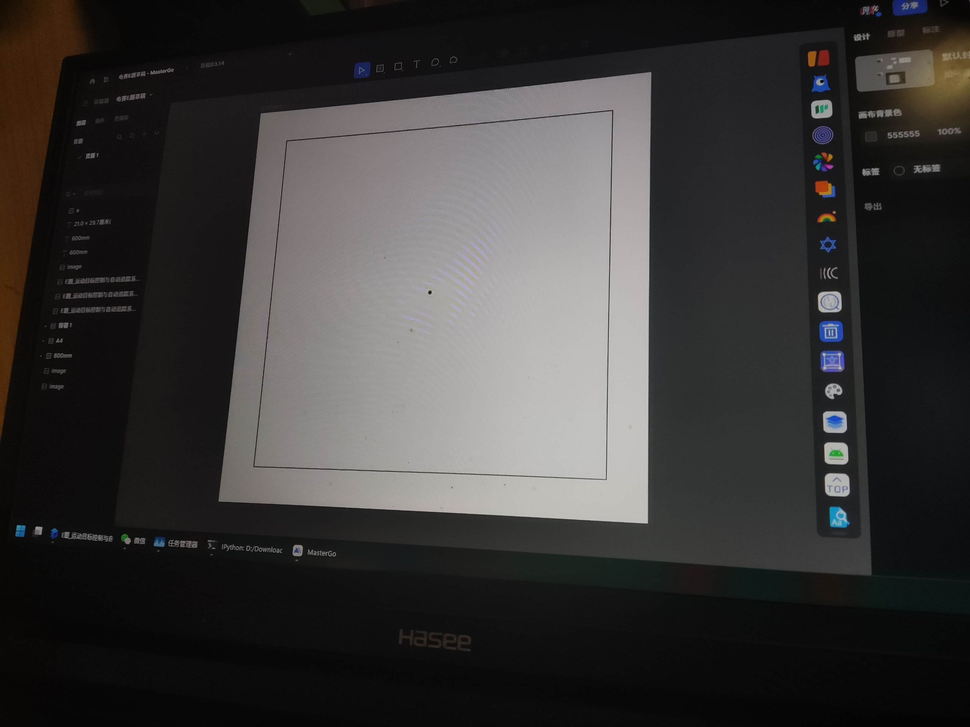
#> input picture 3.png, 970 x 727 px, shrunk from 2560 x 1920 before the run
$ python '描线.py'
#> lines starting #> are read from the running program, lines starting #| are printed output that depends on the picture; after the words box and inside, x2 and y2 are one past the last pixel; in counts of white or black regions, pixels touching at a corner belong together; long printed decimals are rounded
import cv2
import numpy as np

def detect_target_rectangle(image_path):#检测目标矩形
#> called with image_path = '3.png'
    image = cv2.imread(image_path)
#> image is the input picture: shape (727, 970, 3); mean B, G, R 55.5, 56.1, 57.7
    gray = cv2.cvtColor(image, cv2.COLOR_BGR2GRAY)#转换为灰度图
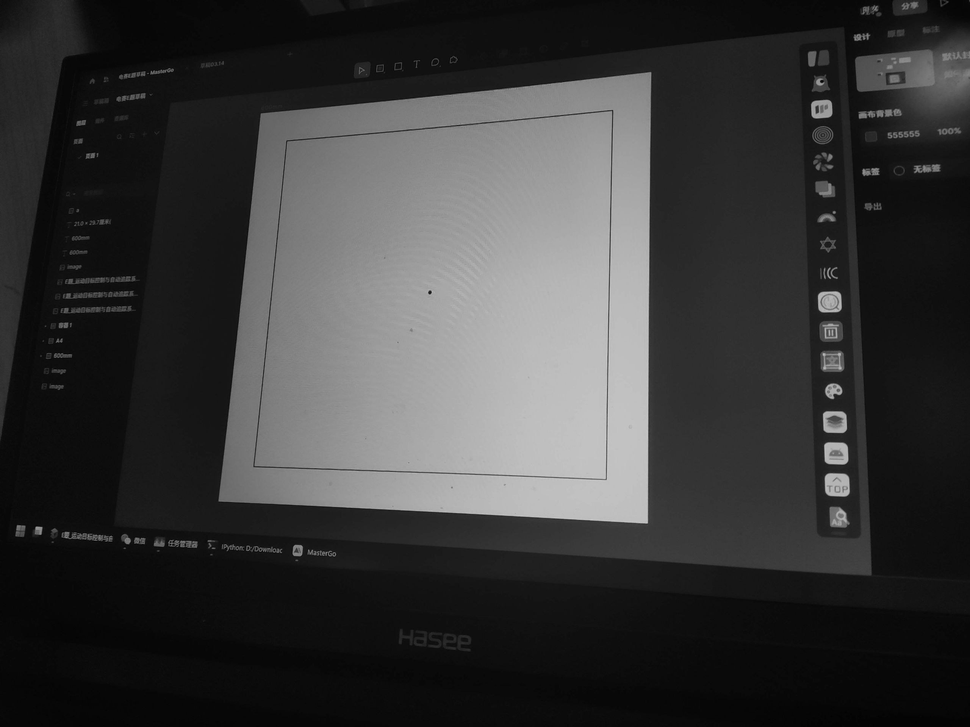
#> gray: shape (727, 970); min 0, max 208, mean 56.5
    blur = cv2.GaussianBlur(gray, (5, 5), 0)#高斯模糊
    edges = cv2.Canny(blur, 50, 150, apertureSize=3)#边缘检测
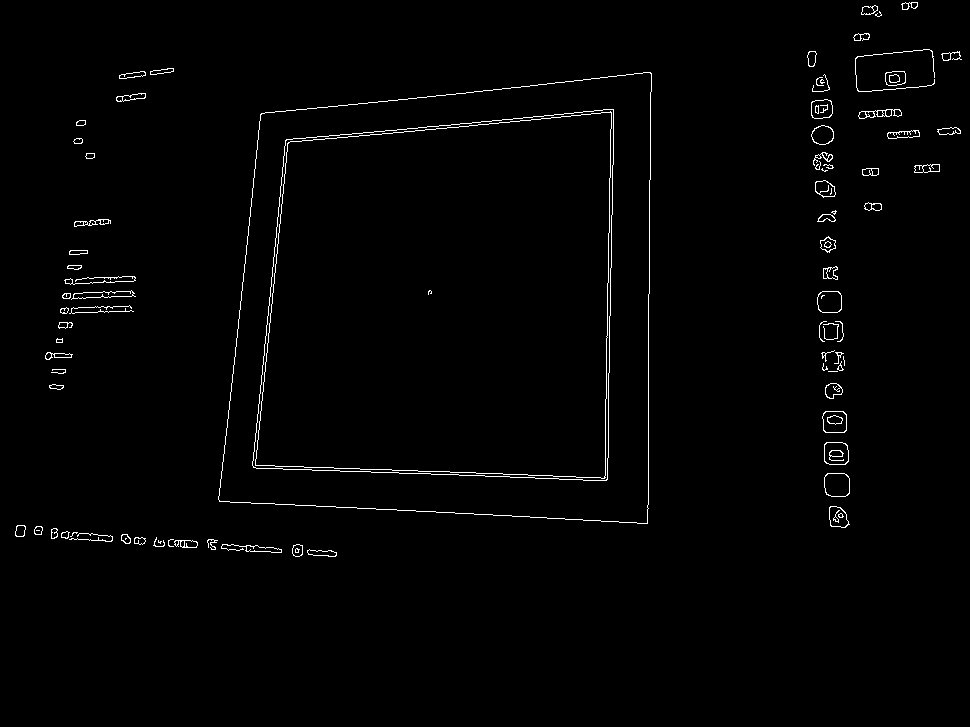
#> edges: shape (727, 970); 1.3% white in thin lines or dots, all inside (x1, y1, x2, y2) = (15, 2, 962, 557)
    contours, _ = cv2.findContours(edges.copy(), cv2.RETR_EXTERNAL, cv2.CHAIN_APPROX_SIMPLE)#寻找轮廓
#> contours = 79 contours, 26 with area under 20; largest, box (x1, y1, x2, y2) and area: (218, 72, 652, 524) 171056, (824, 473, 850, 497) 536, (824, 442, 849, 465) 501, (822, 411, 847, 433) 476, (817, 291, 842, 313) 469

    target_rectangle = None # 目标矩形
    min_distance = float('inf')#最小距离
    image_center = (image.shape[1] // 2, image.shape[0] // 2)#图像中心
#> image_center = (485, 363)
    for contour in contours:#遍历轮廓
        perimeter = cv2.arcLength(contour, True)#周长
        approx = cv2.approxPolyDP(contour, 0.02 * perimeter, True)#逼近
        if len(approx) == 4 and cv2.contourArea(approx) > 1000:#判断是否是矩形
            M = cv2.moments(approx)#计算矩形中心
            cx = int(M["m10"] / M["m00"])
            cy = int(M["m01"] / M["m00"])
            distance = np.sqrt((cx - image_center[0]) ** 2 + (cy - image_center[1]) ** 2)#计算距离
            if distance < min_distance:#   判断是否是最近的矩形
                min_distance = distance# 更新最小距离和矩形
                print(distance)
                target_rectangle = approx# 更新目标矩形
#> this loop made 79 passes
#> (perimeter, cx, cy, distance, min_distance, target_rectangle) on pass 69: (1703.2, 449, 305, 68.26, 68.26, [[651, 73], [261, 113], [219, 501], [647, 523]])
#> perimeter on passes 1, 2, 4, 5, 6, 7: 68.97, 39.9, 70.04, 11.66, 81.94, 30.49
#| 68.264
#> after the loop, min_distance = 68.26

    if target_rectangle is not None: # 如果找到了目标矩形
        cv2.drawContours(image, [target_rectangle], -1, (0, 255, 0), 2)#绘制目标矩形
        M = cv2.moments(target_rectangle)#计算矩形中心
#> M = moments, m00 171164, centre m10/m00, m01/m00 = (449.4, 305.9)
        cx = int(M["m10"] / M["m00"])
        cy = int(M["m01"] / M["m00"])
        cv2.circle(image, (cx, cy), 5, (0, 0, 255), -1)
#> image: shape (727, 970, 3); mean B, G, R 54.8, 57.3, 57.1
        cv2.putText(image, f'({cx}, {cy})', (cx + 10, cy + 10), cv2.FONT_HERSHEY_SIMPLEX, 0.5, (0, 0, 255), 2)#绘制矩形中心
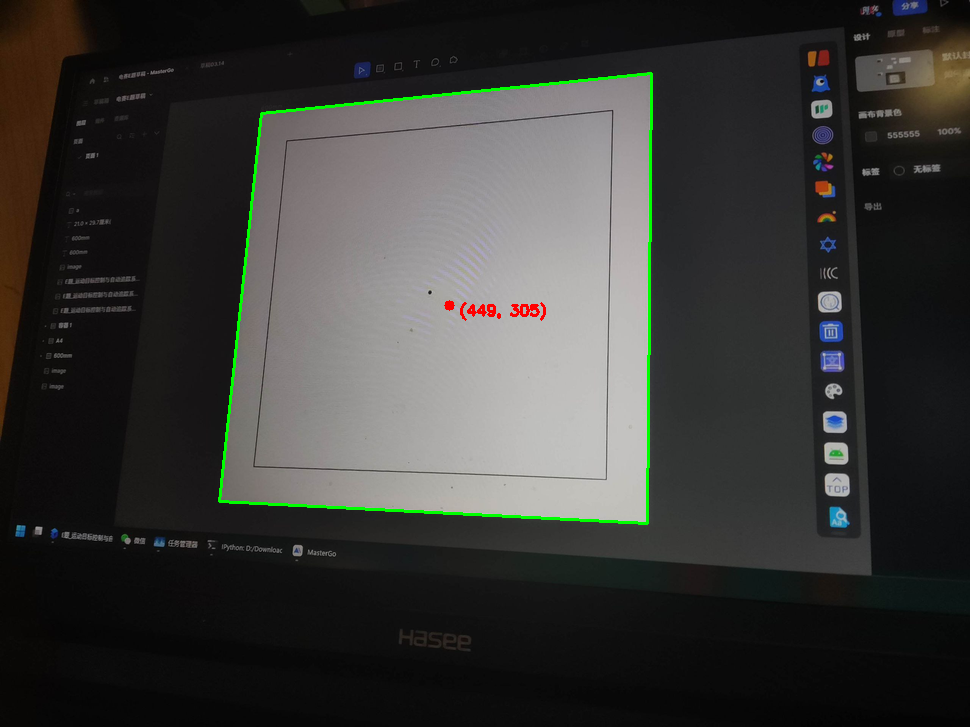
#> image: shape (727, 970, 3); mean B, G, R 54.7, 57.1, 57.2
        print(1)
        for point in target_rectangle:#绘制矩形四个点
            x, y = point[0]
            cv2.circle(image, (x, y), 5, (255, 0, 0), -1)
            cv2.putText(image, f'({x}, {y})', (x + 10, y + 10), cv2.FONT_HERSHEY_SIMPLEX, 0.5, (255, 0, 0), 2)
#> this loop made 4 passes
#> (x, y) on passes 1 to 4: (651, 73), (261, 113), (219, 501), (647, 523)
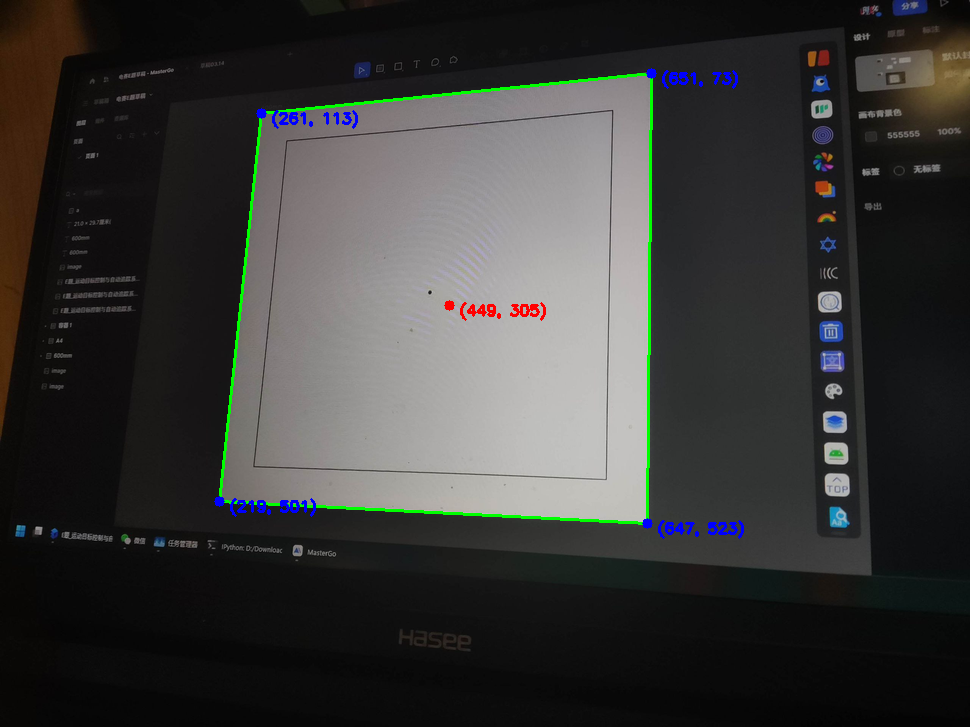
#> image: shape (727, 970, 3); 0.35% of pixels changed, all inside (x1, y1, x2, y2) = (214, 68, 744, 539)

    return image

image_path = '3.png'
result_image = detect_target_rectangle(image_path)
cv2.namedWindow('Result1', cv2.WINDOW_NORMAL)
cv2.imshow('Result1', result_image)
cv2.waitKey(0)
cv2.destroyAllWindows()

$ run again, with 1.png copied over 3.png
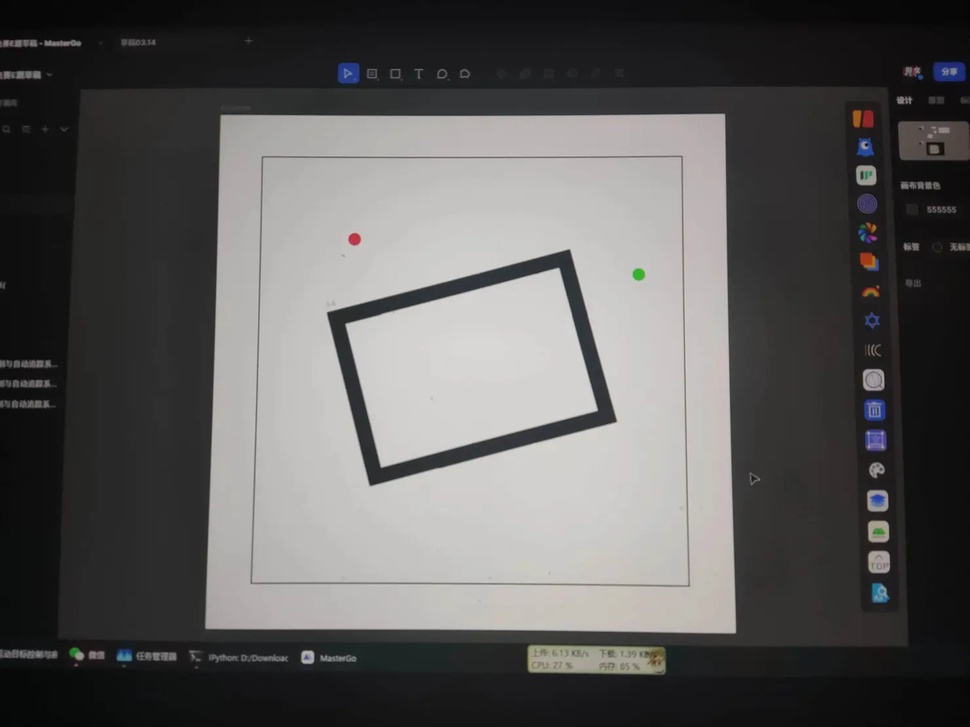
#> input picture 1.png, 970 x 727 px, shrunk from 4000 x 3000 before the run
#> in detect_target_rectangle, image is the input picture: shape (727, 970, 3); mean B, G, R 90.5, 91, 92.3
#> in detect_target_rectangle, `edges = cv2.Canny(blur, 50, 150, apertureSize=3)#边缘检测`:
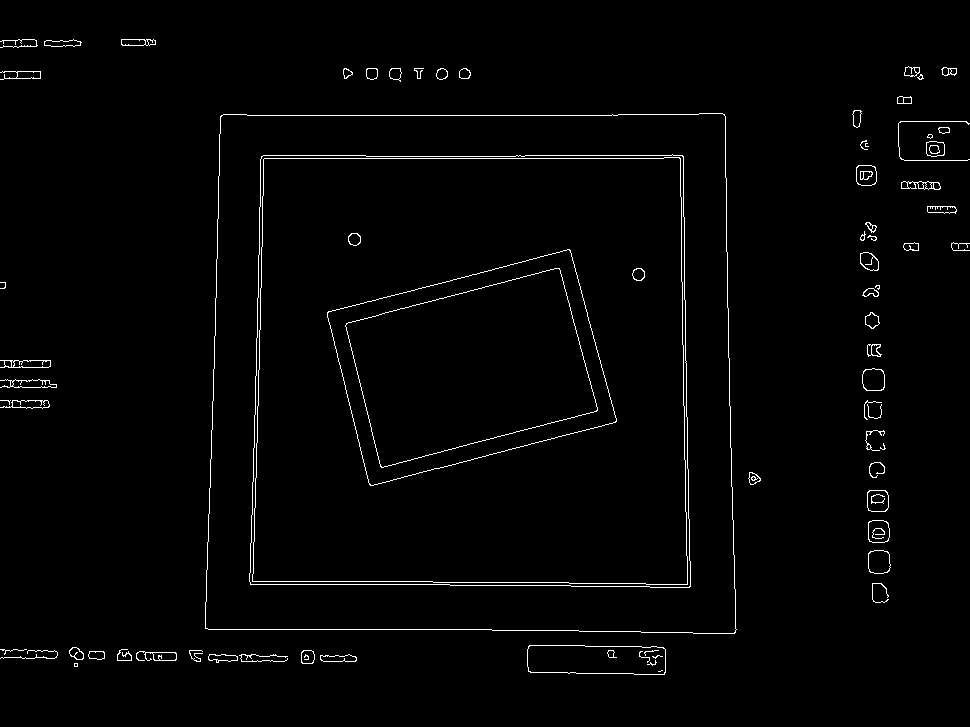
#> edges: shape (727, 970); 1.6% white in thin lines or dots, all inside (x1, y1, x2, y2) = (0, 39, 970, 675)
#> contours = 64 contours, 23 with area under 20; largest, box (x1, y1, x2, y2) and area: (205, 113, 737, 634) 266099, (527, 645, 666, 675) 3736, (868, 550, 891, 574) 453, (862, 368, 885, 391) 437, (868, 520, 890, 543) 430
#> the loop in detect_target_rectangle, `for contour in contours:#遍历轮廓` made 64 passes
#> (perimeter, cx, cy, distance, min_distance, target_rectangle) on passes 13, 49: (329.2, 597, 659, 316.5, 316.5, [[527, 649], [530, 672], [665, 672], [663, 647]]), (2081.4, 471, 374, 17.8, 17.8, [[724, 114], [221, 115], [205, 628], [734, 633]])
#> (printed output is left out)
#> after the loop in detect_target_rectangle, `for contour in contours:#遍历轮廓`: min_distance = 17.8
#> M = moments, m00 266262, centre m10/m00, m01/m00 = (471.5, 374.7)
#> the loop in detect_target_rectangle, `for point in target_rectangle:#绘制矩形四个点` made 4 passes
#> (x, y) on passes 1 to 4: (724, 114), (221, 115), (205, 628), (734, 633)
#> after the loop in detect_target_rectangle, `for point in target_rectangle:#绘制矩形四个点`:
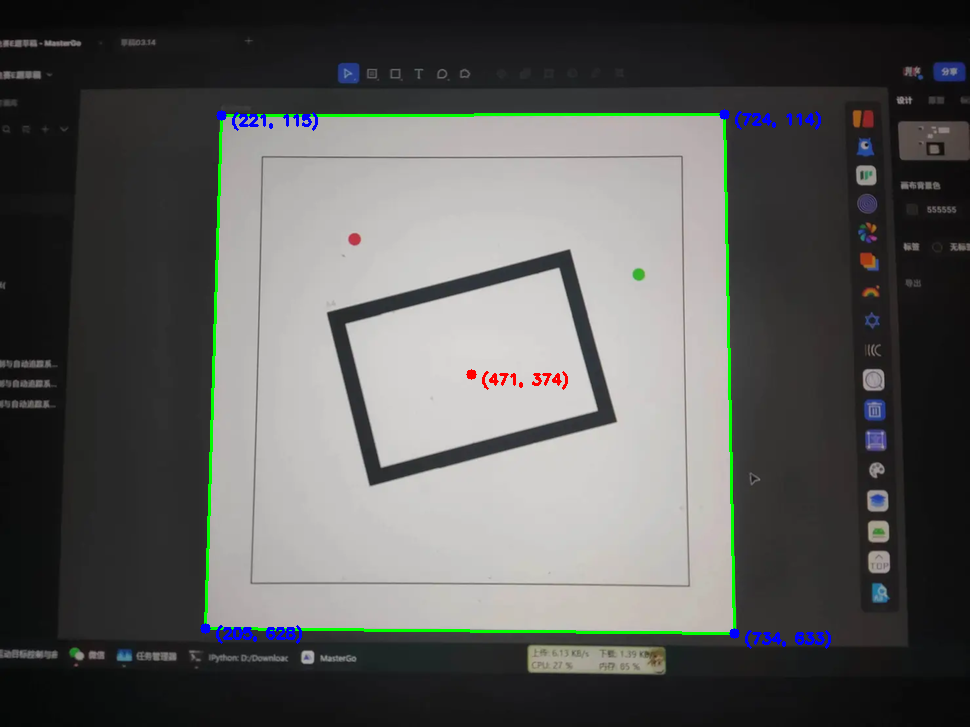
#> image: shape (727, 970, 3); mean B, G, R 90, 91.7, 91.1

$ run again, with 4.png copied over 3.png
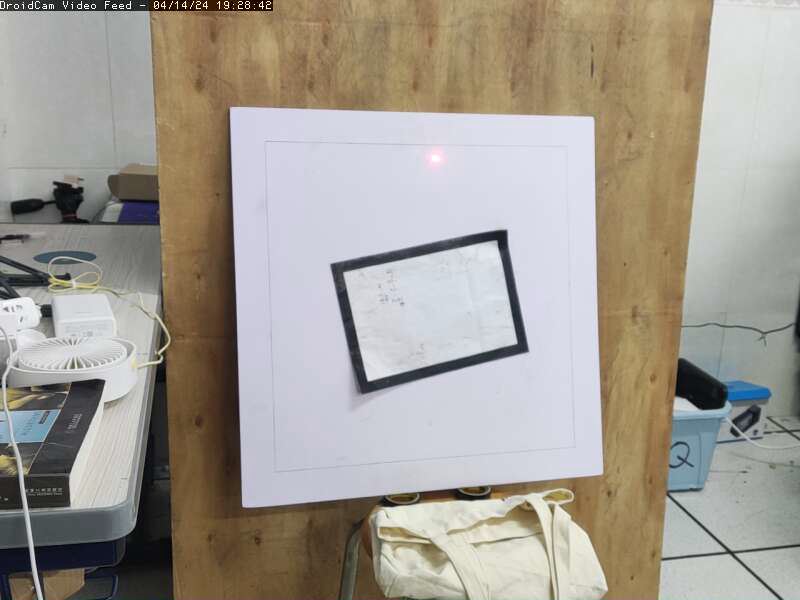
#> input picture 4.png, 800 x 600 px
#> in detect_target_rectangle, image is the input picture: shape (600, 800, 3); mean B, G, R 147.3, 156.2, 162.6
#> in detect_target_rectangle, `edges = cv2.Canny(blur, 50, 150, apertureSize=3)#边缘检测`:
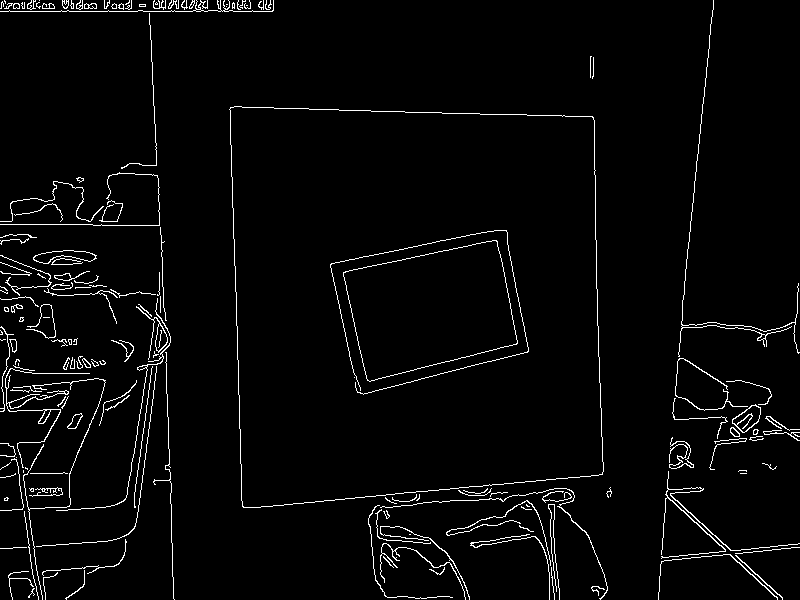
#> edges: shape (600, 800); 3% white in thin lines or dots
#> contours = 162 contours, 127 with area under 20; largest, box (x1, y1, x2, y2) and area: (229, 106, 604, 508) 137420, (732, 404, 761, 433) 454, (33, 250, 97, 264) 437, (136, 306, 168, 360) 234, (5, 368, 90, 468) 144
#> the loop in detect_target_rectangle, `for contour in contours:#遍历轮廓` made 162 passes
#> (perimeter, cx, cy, distance, min_distance, target_rectangle) on pass 125: (1510.9, 413, 300, 13, 13, [[230, 107], [243, 507], [602, 474], [592, 116]])
#> (printed output is left out)
#> after the loop in detect_target_rectangle, `for contour in contours:#遍历轮廓`: min_distance = 13
#> M = moments, m00 136767.5, centre m10/m00, m01/m00 = (413.4, 301)
#> the loop in detect_target_rectangle, `for point in target_rectangle:#绘制矩形四个点` made 4 passes
#> (x, y) on passes 1 to 4: (230, 107), (243, 507), (602, 474), (592, 116)
#> after the loop in detect_target_rectangle, `for point in target_rectangle:#绘制矩形四个点`:
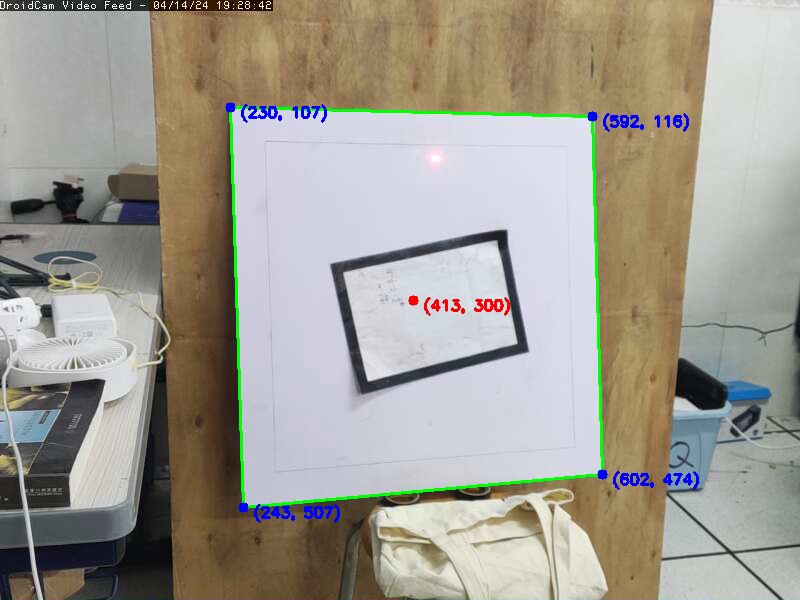
#> image: shape (600, 800, 3); mean B, G, R 146.3, 155.8, 160.3
